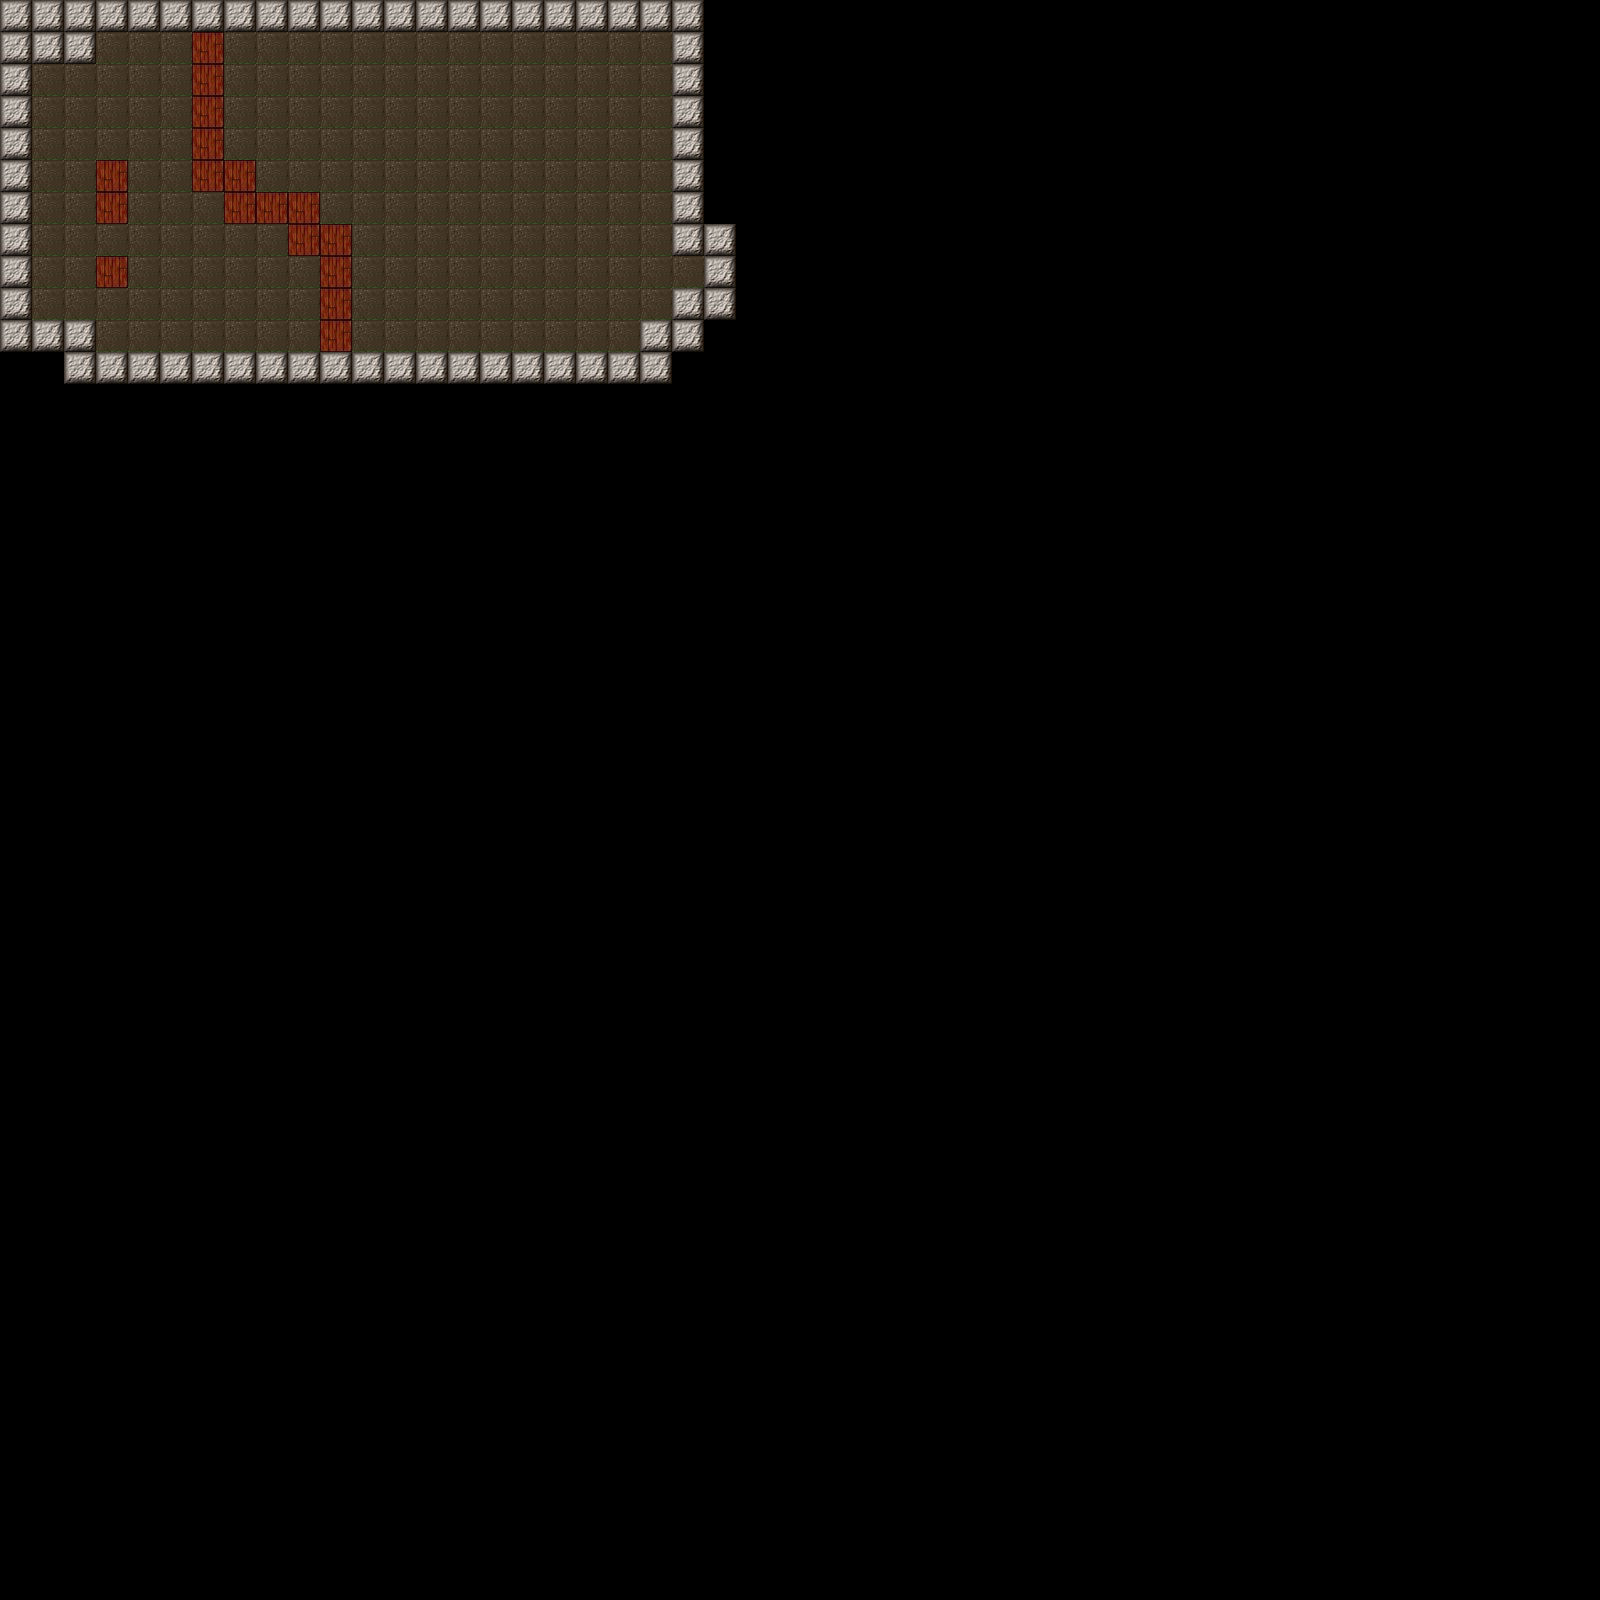

A level layout from a 2D game, rendered from its tile map. Below: a short description, then the map file with its tile-grid data intact:
An orthogonal 50x50 tile map with 32x32 px tiles, 1 tile layer (Tile Layer 1).

<map version="1.2" tiledversion="1.2.4" orientation="orthogonal" renderorder="right-down" width="50" height="50" tilewidth="32" tileheight="32" infinite="0" nextlayerid="2" nextobjectid="1">
 <tileset firstgid="1" source="myts.tsx" />
 <layer id="1" name="Tile Layer 1" width="50" height="50">
  <data encoding="csv">
2,2,2,2,2,2,2,2,2,2,2,2,2,2,2,2,2,2,2,2,2,2,0,0,0,0,0,0,0,0,0,0,0,0,0,0,0,0,0,0,0,0,0,0,0,0,0,0,0,0,
2,2,2,18,18,18,8,18,18,18,18,18,18,18,18,18,18,18,18,18,18,2,0,0,0,0,0,0,0,0,0,0,0,0,0,0,0,0,0,0,0,0,0,0,0,0,0,0,0,0,
2,18,18,18,18,18,8,18,18,18,18,18,18,18,18,18,18,18,18,18,18,2,0,0,0,0,0,0,0,0,0,0,0,0,0,0,0,0,0,0,0,0,0,0,0,0,0,0,0,0,
2,18,18,18,18,18,8,18,18,18,18,18,18,18,18,18,18,18,18,18,18,2,0,0,0,0,0,0,0,0,0,0,0,0,0,0,0,0,0,0,0,0,0,0,0,0,0,0,0,0,
2,18,18,18,18,18,8,18,18,18,18,18,18,18,18,18,18,18,18,18,18,2,0,0,0,0,0,0,0,0,0,0,0,0,0,0,0,0,0,0,0,0,0,0,0,0,0,0,0,0,
2,18,18,8,18,18,8,8,18,18,18,18,18,18,18,18,18,18,18,18,18,2,0,0,0,0,0,0,0,0,0,0,0,0,0,0,0,0,0,0,0,0,0,0,0,0,0,0,0,0,
2,18,18,8,18,18,18,8,8,8,18,18,18,18,18,18,18,18,18,18,18,2,0,0,0,0,0,0,0,0,0,0,0,0,0,0,0,0,0,0,0,0,0,0,0,0,0,0,0,0,
2,18,18,18,18,18,18,18,18,8,8,18,18,18,18,18,18,18,18,18,18,2,2,0,0,0,0,0,0,0,0,0,0,0,0,0,0,0,0,0,0,0,0,0,0,0,0,0,0,0,
2,18,18,8,18,18,18,18,18,18,8,18,18,18,18,18,18,18,18,18,18,18,2,0,0,0,0,0,0,0,0,0,0,0,0,0,0,0,0,0,0,0,0,0,0,0,0,0,0,0,
2,18,18,18,18,18,18,18,18,18,8,18,18,18,18,18,18,18,18,18,18,2,2,0,0,0,0,0,0,0,0,0,0,0,0,0,0,0,0,0,0,0,0,0,0,0,0,0,0,0,
2,2,2,18,18,18,18,18,18,18,8,18,18,18,18,18,18,18,18,18,2,2,0,0,0,0,0,0,0,0,0,0,0,0,0,0,0,0,0,0,0,0,0,0,0,0,0,0,0,0,
0,0,2,2,2,2,2,2,2,2,2,2,2,2,2,2,2,2,2,2,2,0,0,0,0,0,0,0,0,0,0,0,0,0,0,0,0,0,0,0,0,0,0,0,0,0,0,0,0,0,
0,0,0,0,0,0,0,0,0,0,0,0,0,0,0,0,0,0,0,0,0,0,0,0,0,0,0,0,0,0,0,0,0,0,0,0,0,0,0,0,0,0,0,0,0,0,0,0,0,0,
0,0,0,0,0,0,0,0,0,0,0,0,0,0,0,0,0,0,0,0,0,0,0,0,0,0,0,0,0,0,0,0,0,0,0,0,0,0,0,0,0,0,0,0,0,0,0,0,0,0,
0,0,0,0,0,0,0,0,0,0,0,0,0,0,0,0,0,0,0,0,0,0,0,0,0,0,0,0,0,0,0,0,0,0,0,0,0,0,0,0,0,0,0,0,0,0,0,0,0,0,
0,0,0,0,0,0,0,0,0,0,0,0,0,0,0,0,0,0,0,0,0,0,0,0,0,0,0,0,0,0,0,0,0,0,0,0,0,0,0,0,0,0,0,0,0,0,0,0,0,0,
0,0,0,0,0,0,0,0,0,0,0,0,0,0,0,0,0,0,0,0,0,0,0,0,0,0,0,0,0,0,0,0,0,0,0,0,0,0,0,0,0,0,0,0,0,0,0,0,0,0,
0,0,0,0,0,0,0,0,0,0,0,0,0,0,0,0,0,0,0,0,0,0,0,0,0,0,0,0,0,0,0,0,0,0,0,0,0,0,0,0,0,0,0,0,0,0,0,0,0,0,
0,0,0,0,0,0,0,0,0,0,0,0,0,0,0,0,0,0,0,0,0,0,0,0,0,0,0,0,0,0,0,0,0,0,0,0,0,0,0,0,0,0,0,0,0,0,0,0,0,0,
0,0,0,0,0,0,0,0,0,0,0,0,0,0,0,0,0,0,0,0,0,0,0,0,0,0,0,0,0,0,0,0,0,0,0,0,0,0,0,0,0,0,0,0,0,0,0,0,0,0,
0,0,0,0,0,0,0,0,0,0,0,0,0,0,0,0,0,0,0,0,0,0,0,0,0,0,0,0,0,0,0,0,0,0,0,0,0,0,0,0,0,0,0,0,0,0,0,0,0,0,
0,0,0,0,0,0,0,0,0,0,0,0,0,0,0,0,0,0,0,0,0,0,0,0,0,0,0,0,0,0,0,0,0,0,0,0,0,0,0,0,0,0,0,0,0,0,0,0,0,0,
0,0,0,0,0,0,0,0,0,0,0,0,0,0,0,0,0,0,0,0,0,0,0,0,0,0,0,0,0,0,0,0,0,0,0,0,0,0,0,0,0,0,0,0,0,0,0,0,0,0,
0,0,0,0,0,0,0,0,0,0,0,0,0,0,0,0,0,0,0,0,0,0,0,0,0,0,0,0,0,0,0,0,0,0,0,0,0,0,0,0,0,0,0,0,0,0,0,0,0,0,
0,0,0,0,0,0,0,0,0,0,0,0,0,0,0,0,0,0,0,0,0,0,0,0,0,0,0,0,0,0,0,0,0,0,0,0,0,0,0,0,0,0,0,0,0,0,0,0,0,0,
0,0,0,0,0,0,0,0,0,0,0,0,0,0,0,0,0,0,0,0,0,0,0,0,0,0,0,0,0,0,0,0,0,0,0,0,0,0,0,0,0,0,0,0,0,0,0,0,0,0,
0,0,0,0,0,0,0,0,0,0,0,0,0,0,0,0,0,0,0,0,0,0,0,0,0,0,0,0,0,0,0,0,0,0,0,0,0,0,0,0,0,0,0,0,0,0,0,0,0,0,
0,0,0,0,0,0,0,0,0,0,0,0,0,0,0,0,0,0,0,0,0,0,0,0,0,0,0,0,0,0,0,0,0,0,0,0,0,0,0,0,0,0,0,0,0,0,0,0,0,0,
0,0,0,0,0,0,0,0,0,0,0,0,0,0,0,0,0,0,0,0,0,0,0,0,0,0,0,0,0,0,0,0,0,0,0,0,0,0,0,0,0,0,0,0,0,0,0,0,0,0,
0,0,0,0,0,0,0,0,0,0,0,0,0,0,0,0,0,0,0,0,0,0,0,0,0,0,0,0,0,0,0,0,0,0,0,0,0,0,0,0,0,0,0,0,0,0,0,0,0,0,
0,0,0,0,0,0,0,0,0,0,0,0,0,0,0,0,0,0,0,0,0,0,0,0,0,0,0,0,0,0,0,0,0,0,0,0,0,0,0,0,0,0,0,0,0,0,0,0,0,0,
0,0,0,0,0,0,0,0,0,0,0,0,0,0,0,0,0,0,0,0,0,0,0,0,0,0,0,0,0,0,0,0,0,0,0,0,0,0,0,0,0,0,0,0,0,0,0,0,0,0,
0,0,0,0,0,0,0,0,0,0,0,0,0,0,0,0,0,0,0,0,0,0,0,0,0,0,0,0,0,0,0,0,0,0,0,0,0,0,0,0,0,0,0,0,0,0,0,0,0,0,
0,0,0,0,0,0,0,0,0,0,0,0,0,0,0,0,0,0,0,0,0,0,0,0,0,0,0,0,0,0,0,0,0,0,0,0,0,0,0,0,0,0,0,0,0,0,0,0,0,0,
0,0,0,0,0,0,0,0,0,0,0,0,0,0,0,0,0,0,0,0,0,0,0,0,0,0,0,0,0,0,0,0,0,0,0,0,0,0,0,0,0,0,0,0,0,0,0,0,0,0,
0,0,0,0,0,0,0,0,0,0,0,0,0,0,0,0,0,0,0,0,0,0,0,0,0,0,0,0,0,0,0,0,0,0,0,0,0,0,0,0,0,0,0,0,0,0,0,0,0,0,
0,0,0,0,0,0,0,0,0,0,0,0,0,0,0,0,0,0,0,0,0,0,0,0,0,0,0,0,0,0,0,0,0,0,0,0,0,0,0,0,0,0,0,0,0,0,0,0,0,0,
0,0,0,0,0,0,0,0,0,0,0,0,0,0,0,0,0,0,0,0,0,0,0,0,0,0,0,0,0,0,0,0,0,0,0,0,0,0,0,0,0,0,0,0,0,0,0,0,0,0,
0,0,0,0,0,0,0,0,0,0,0,0,0,0,0,0,0,0,0,0,0,0,0,0,0,0,0,0,0,0,0,0,0,0,0,0,0,0,0,0,0,0,0,0,0,0,0,0,0,0,
0,0,0,0,0,0,0,0,0,0,0,0,0,0,0,0,0,0,0,0,0,0,0,0,0,0,0,0,0,0,0,0,0,0,0,0,0,0,0,0,0,0,0,0,0,0,0,0,0,0,
0,0,0,0,0,0,0,0,0,0,0,0,0,0,0,0,0,0,0,0,0,0,0,0,0,0,0,0,0,0,0,0,0,0,0,0,0,0,0,0,0,0,0,0,0,0,0,0,0,0,
0,0,0,0,0,0,0,0,0,0,0,0,0,0,0,0,0,0,0,0,0,0,0,0,0,0,0,0,0,0,0,0,0,0,0,0,0,0,0,0,0,0,0,0,0,0,0,0,0,0,
0,0,0,0,0,0,0,0,0,0,0,0,0,0,0,0,0,0,0,0,0,0,0,0,0,0,0,0,0,0,0,0,0,0,0,0,0,0,0,0,0,0,0,0,0,0,0,0,0,0,
0,0,0,0,0,0,0,0,0,0,0,0,0,0,0,0,0,0,0,0,0,0,0,0,0,0,0,0,0,0,0,0,0,0,0,0,0,0,0,0,0,0,0,0,0,0,0,0,0,0,
0,0,0,0,0,0,0,0,0,0,0,0,0,0,0,0,0,0,0,0,0,0,0,0,0,0,0,0,0,0,0,0,0,0,0,0,0,0,0,0,0,0,0,0,0,0,0,0,0,0,
0,0,0,0,0,0,0,0,0,0,0,0,0,0,0,0,0,0,0,0,0,0,0,0,0,0,0,0,0,0,0,0,0,0,0,0,0,0,0,0,0,0,0,0,0,0,0,0,0,0,
0,0,0,0,0,0,0,0,0,0,0,0,0,0,0,0,0,0,0,0,0,0,0,0,0,0,0,0,0,0,0,0,0,0,0,0,0,0,0,0,0,0,0,0,0,0,0,0,0,0,
0,0,0,0,0,0,0,0,0,0,0,0,0,0,0,0,0,0,0,0,0,0,0,0,0,0,0,0,0,0,0,0,0,0,0,0,0,0,0,0,0,0,0,0,0,0,0,0,0,0,
0,0,0,0,0,0,0,0,0,0,0,0,0,0,0,0,0,0,0,0,0,0,0,0,0,0,0,0,0,0,0,0,0,0,0,0,0,0,0,0,0,0,0,0,0,0,0,0,0,0,
0,0,0,0,0,0,0,0,0,0,0,0,0,0,0,0,0,0,0,0,0,0,0,0,0,0,0,0,0,0,0,0,0,0,0,0,0,0,0,0,0,0,0,0,0,0,0,0,0,0
</data>
 </layer>
</map>